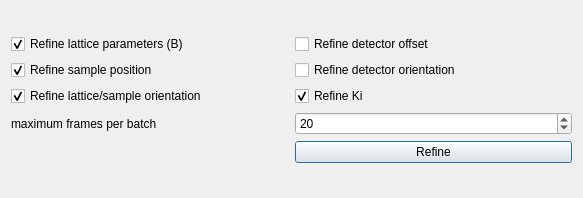
<?xml version="1.0" encoding="UTF-8"?>
<ui version="4.0">
 <class>DialogRefiner</class>
 <widget class="QDialog" name="DialogRefiner">
  <property name="geometry">
   <rect>
    <x>0</x>
    <y>0</y>
    <width>583</width>
    <height>198</height>
   </rect>
  </property>
  <property name="windowTitle">
   <string>Unit-Cell refinement</string>
  </property>
  <property name="styleSheet">
   <string notr="true"/>
  </property>
  <layout class="QGridLayout" name="gridLayout_2">
   <item row="0" column="0">
    <layout class="QGridLayout" name="gridLayout">
     <item row="0" column="0">
      <widget class="QCheckBox" name="checkBoxRefineLattice">
       <property name="text">
        <string>Refine lattice parameters (B)</string>
       </property>
       <property name="checked">
        <bool>true</bool>
       </property>
      </widget>
     </item>
     <item row="0" column="1">
      <widget class="QCheckBox" name="checkBoxRefineDetectorOffset">
       <property name="text">
        <string>Refine detector offset</string>
       </property>
      </widget>
     </item>
     <item row="2" column="1">
      <widget class="QCheckBox" name="checkBoxRefineKi">
       <property name="text">
        <string>Refine Ki</string>
       </property>
       <property name="checked">
        <bool>true</bool>
       </property>
      </widget>
     </item>
     <item row="1" column="1">
      <widget class="QCheckBox" name="checkBoxRefineDetectorOrientation">
       <property name="text">
        <string>Refine detector orientation</string>
       </property>
      </widget>
     </item>
     <item row="3" column="0">
      <widget class="QLabel" name="label">
       <property name="text">
        <string>maximum frames per batch</string>
       </property>
      </widget>
     </item>
     <item row="1" column="0">
      <widget class="QCheckBox" name="checkBoxRefineSamplePosition">
       <property name="text">
        <string>Refine sample position</string>
       </property>
       <property name="checked">
        <bool>true</bool>
       </property>
      </widget>
     </item>
     <item row="2" column="0">
      <widget class="QCheckBox" name="checkBoxRefineSampleOrientation">
       <property name="text">
        <string>Refine lattice/sample orientation</string>
       </property>
       <property name="checked">
        <bool>true</bool>
       </property>
      </widget>
     </item>
     <item row="3" column="1">
      <widget class="QSpinBox" name="spinBoxFramesPerBatch">
       <property name="minimum">
        <number>1</number>
       </property>
       <property name="maximum">
        <number>10000</number>
       </property>
       <property name="value">
        <number>20</number>
       </property>
      </widget>
     </item>
     <item row="4" column="1">
      <widget class="QPushButton" name="pushButtonRefine">
       <property name="text">
        <string>Refine</string>
       </property>
      </widget>
     </item>
    </layout>
   </item>
  </layout>
 </widget>
 <resources/>
 <connections/>
</ui>
